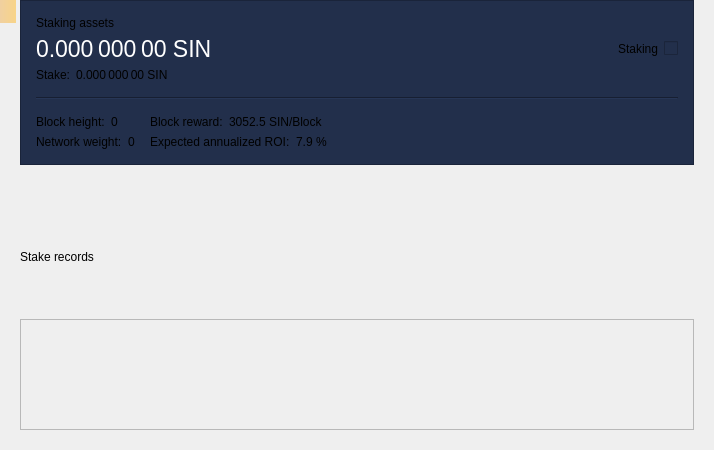
<?xml version="1.0" encoding="UTF-8"?>
<ui version="4.0">
 <class>StakePage</class>
 <widget class="QWidget" name="StakePage">
  <property name="geometry">
   <rect>
    <x>0</x>
    <y>0</y>
    <width>714</width>
    <height>450</height>
   </rect>
  </property>
  <property name="windowTitle">
   <string>Form</string>
  </property>
  <layout class="QVBoxLayout" name="verticalLayout_3">
   <property name="leftMargin">
    <number>20</number>
   </property>
   <property name="topMargin">
    <number>0</number>
   </property>
   <property name="rightMargin">
    <number>20</number>
   </property>
   <property name="bottomMargin">
    <number>20</number>
   </property>
   <item>
    <widget class="QFrame" name="frameStakeInfo">
     <property name="styleSheet">
      <string notr="true">background-color: #222F4B;</string>
     </property>
     <property name="frameShape">
      <enum>QFrame::StyledPanel</enum>
     </property>
     <property name="frameShadow">
      <enum>QFrame::Raised</enum>
     </property>
     <layout class="QVBoxLayout" name="verticalLayout">
      <property name="spacing">
       <number>15</number>
      </property>
      <property name="leftMargin">
       <number>15</number>
      </property>
      <property name="topMargin">
       <number>15</number>
      </property>
      <property name="rightMargin">
       <number>15</number>
      </property>
      <property name="bottomMargin">
       <number>15</number>
      </property>
      <item>
       <layout class="QGridLayout" name="gridLayout_2">
        <property name="spacing">
         <number>6</number>
        </property>
        <item row="1" column="0">
         <widget class="QLabel" name="labelAssets">
          <property name="font">
           <font>
            <pointsize>17</pointsize>
           </font>
          </property>
          <property name="cursor">
           <cursorShape>IBeamCursor</cursorShape>
          </property>
          <property name="toolTip">
           <string>Your current spendable balance</string>
          </property>
          <property name="styleSheet">
           <string notr="true">color: white;</string>
          </property>
          <property name="text">
           <string notr="true">0.000 000 00 SIN</string>
          </property>
          <property name="alignment">
           <set>Qt::AlignLeading|Qt::AlignLeft|Qt::AlignVCenter</set>
          </property>
          <property name="textInteractionFlags">
           <set>Qt::LinksAccessibleByMouse|Qt::TextSelectableByMouse</set>
          </property>
         </widget>
        </item>
        <item row="0" column="0">
         <widget class="QLabel" name="labelAssetsText">
          <property name="text">
           <string>Staking assets</string>
          </property>
          <property name="alignment">
           <set>Qt::AlignLeading|Qt::AlignLeft|Qt::AlignVCenter</set>
          </property>
         </widget>
        </item>
        <item row="1" column="2">
         <spacer name="horizontalSpacer_2">
          <property name="orientation">
           <enum>Qt::Horizontal</enum>
          </property>
          <property name="sizeHint" stdset="0">
           <size>
            <width>40</width>
            <height>20</height>
           </size>
          </property>
         </spacer>
        </item>
        <item row="4" column="0">
         <layout class="QHBoxLayout" name="horizontalLayout_5">
          <property name="spacing">
           <number>6</number>
          </property>
          <item>
           <widget class="QLabel" name="labelStakeText">
            <property name="sizePolicy">
             <sizepolicy hsizetype="Maximum" vsizetype="Preferred">
              <horstretch>0</horstretch>
              <verstretch>0</verstretch>
             </sizepolicy>
            </property>
            <property name="text">
             <string>Stake:</string>
            </property>
            <property name="alignment">
             <set>Qt::AlignLeading|Qt::AlignLeft|Qt::AlignVCenter</set>
            </property>
           </widget>
          </item>
          <item>
           <widget class="QLabel" name="labelStake">
            <property name="text">
             <string>0.000 000 00 SIN</string>
            </property>
            <property name="alignment">
             <set>Qt::AlignLeading|Qt::AlignLeft|Qt::AlignVCenter</set>
            </property>
            <property name="textInteractionFlags">
             <set>Qt::LinksAccessibleByMouse|Qt::TextSelectableByMouse</set>
            </property>
           </widget>
          </item>
          <item>
           <spacer name="horizontalSpacer_3">
            <property name="orientation">
             <enum>Qt::Horizontal</enum>
            </property>
            <property name="sizeType">
             <enum>QSizePolicy::Minimum</enum>
            </property>
            <property name="sizeHint" stdset="0">
             <size>
              <width>0</width>
              <height>0</height>
             </size>
            </property>
           </spacer>
          </item>
         </layout>
        </item>
        <item row="1" column="4">
         <widget class="QLabel" name="labelStaking">
          <property name="text">
           <string>Staking</string>
          </property>
         </widget>
        </item>
        <item row="1" column="5">
         <widget class="QSwitchControl" name="checkStake">
          <property name="enabled">
           <bool>false</bool>
          </property>
         </widget>
        </item>
       </layout>
      </item>
      <item>
       <widget class="Line" name="hLine">
        <property name="orientation">
         <enum>Qt::Horizontal</enum>
        </property>
       </widget>
      </item>
      <item>
       <layout class="QGridLayout" name="gridLayout">
        <property name="verticalSpacing">
         <number>6</number>
        </property>
        <item row="0" column="0">
         <layout class="QHBoxLayout" name="horizontalLayout">
          <property name="spacing">
           <number>6</number>
          </property>
          <item>
           <widget class="QLabel" name="labelHeightText">
            <property name="sizePolicy">
             <sizepolicy hsizetype="Maximum" vsizetype="Preferred">
              <horstretch>0</horstretch>
              <verstretch>0</verstretch>
             </sizepolicy>
            </property>
            <property name="text">
             <string>Block height:</string>
            </property>
            <property name="alignment">
             <set>Qt::AlignLeading|Qt::AlignLeft|Qt::AlignVCenter</set>
            </property>
           </widget>
          </item>
          <item>
           <widget class="QLabel" name="labelHeight">
            <property name="text">
             <string>0</string>
            </property>
            <property name="alignment">
             <set>Qt::AlignLeading|Qt::AlignLeft|Qt::AlignVCenter</set>
            </property>
            <property name="textInteractionFlags">
             <set>Qt::LinksAccessibleByMouse|Qt::TextSelectableByMouse</set>
            </property>
           </widget>
          </item>
          <item>
           <spacer name="horizontalSpacer_4">
            <property name="orientation">
             <enum>Qt::Horizontal</enum>
            </property>
            <property name="sizeType">
             <enum>QSizePolicy::Minimum</enum>
            </property>
            <property name="sizeHint" stdset="0">
             <size>
              <width>0</width>
              <height>0</height>
             </size>
            </property>
           </spacer>
          </item>
         </layout>
        </item>
        <item row="0" column="1">
         <layout class="QHBoxLayout" name="horizontalLayout_3">
          <property name="spacing">
           <number>6</number>
          </property>
          <item>
           <widget class="QLabel" name="labelRewardText">
            <property name="sizePolicy">
             <sizepolicy hsizetype="Maximum" vsizetype="Preferred">
              <horstretch>0</horstretch>
              <verstretch>0</verstretch>
             </sizepolicy>
            </property>
            <property name="text">
             <string>Block reward:</string>
            </property>
            <property name="alignment">
             <set>Qt::AlignLeading|Qt::AlignLeft|Qt::AlignVCenter</set>
            </property>
           </widget>
          </item>
          <item>
           <widget class="QLabel" name="labelReward">
            <property name="text">
             <string>3052.5 SIN/Block</string>
            </property>
            <property name="alignment">
             <set>Qt::AlignLeading|Qt::AlignLeft|Qt::AlignVCenter</set>
            </property>
            <property name="textInteractionFlags">
             <set>Qt::LinksAccessibleByMouse|Qt::TextSelectableByMouse</set>
            </property>
           </widget>
          </item>
          <item>
           <spacer name="horizontalSpacer_6">
            <property name="orientation">
             <enum>Qt::Horizontal</enum>
            </property>
            <property name="sizeType">
             <enum>QSizePolicy::Minimum</enum>
            </property>
            <property name="sizeHint" stdset="0">
             <size>
              <width>0</width>
              <height>0</height>
             </size>
            </property>
           </spacer>
          </item>
         </layout>
        </item>
        <item row="0" column="2" rowspan="2">
         <spacer name="horizontalSpacer">
          <property name="orientation">
           <enum>Qt::Horizontal</enum>
          </property>
          <property name="sizeHint" stdset="0">
           <size>
            <width>40</width>
            <height>20</height>
           </size>
          </property>
         </spacer>
        </item>
        <item row="1" column="0">
         <layout class="QHBoxLayout" name="horizontalLayout_2">
          <property name="spacing">
           <number>6</number>
          </property>
          <item>
           <widget class="QLabel" name="labelWeightText">
            <property name="sizePolicy">
             <sizepolicy hsizetype="Maximum" vsizetype="Preferred">
              <horstretch>0</horstretch>
              <verstretch>0</verstretch>
             </sizepolicy>
            </property>
            <property name="text">
             <string>Network weight:</string>
            </property>
            <property name="alignment">
             <set>Qt::AlignLeading|Qt::AlignLeft|Qt::AlignVCenter</set>
            </property>
           </widget>
          </item>
          <item>
           <widget class="QLabel" name="labelWeight">
            <property name="text">
             <string>0</string>
            </property>
            <property name="alignment">
             <set>Qt::AlignLeading|Qt::AlignLeft|Qt::AlignVCenter</set>
            </property>
            <property name="textInteractionFlags">
             <set>Qt::LinksAccessibleByMouse|Qt::TextSelectableByMouse</set>
            </property>
           </widget>
          </item>
          <item>
           <spacer name="horizontalSpacer_5">
            <property name="orientation">
             <enum>Qt::Horizontal</enum>
            </property>
            <property name="sizeType">
             <enum>QSizePolicy::Minimum</enum>
            </property>
            <property name="sizeHint" stdset="0">
             <size>
              <width>0</width>
              <height>0</height>
             </size>
            </property>
           </spacer>
          </item>
         </layout>
        </item>
        <item row="1" column="1">
         <layout class="QHBoxLayout" name="horizontalLayout_4">
          <property name="spacing">
           <number>6</number>
          </property>
          <item>
           <widget class="QLabel" name="labelROIText">
            <property name="sizePolicy">
             <sizepolicy hsizetype="Maximum" vsizetype="Preferred">
              <horstretch>0</horstretch>
              <verstretch>0</verstretch>
             </sizepolicy>
            </property>
            <property name="text">
             <string>Expected annualized ROI:</string>
            </property>
            <property name="alignment">
             <set>Qt::AlignLeading|Qt::AlignLeft|Qt::AlignVCenter</set>
            </property>
           </widget>
          </item>
          <item>
           <widget class="QLabel" name="labelROI">
            <property name="text">
             <string>7.9 %</string>
            </property>
            <property name="alignment">
             <set>Qt::AlignLeading|Qt::AlignLeft|Qt::AlignVCenter</set>
            </property>
            <property name="textInteractionFlags">
             <set>Qt::LinksAccessibleByMouse|Qt::TextSelectableByMouse</set>
            </property>
           </widget>
          </item>
          <item>
           <spacer name="horizontalSpacer_7">
            <property name="orientation">
             <enum>Qt::Horizontal</enum>
            </property>
            <property name="sizeType">
             <enum>QSizePolicy::Minimum</enum>
            </property>
            <property name="sizeHint" stdset="0">
             <size>
              <width>0</width>
              <height>0</height>
             </size>
            </property>
           </spacer>
          </item>
         </layout>
        </item>
       </layout>
      </item>
     </layout>
    </widget>
   </item>
   <item>
    <spacer name="verticalSpacer">
     <property name="orientation">
      <enum>Qt::Vertical</enum>
     </property>
     <property name="sizeType">
      <enum>QSizePolicy::Fixed</enum>
     </property>
     <property name="sizeHint" stdset="0">
      <size>
       <width>20</width>
       <height>30</height>
      </size>
     </property>
    </spacer>
   </item>
   <item>
    <widget class="QLabel" name="labelRecordsText">
     <property name="text">
      <string>Stake records</string>
     </property>
    </widget>
   </item>
   <item>
    <widget class="QFrame" name="frameStakeRecords">
     <property name="frameShape">
      <enum>QFrame::StyledPanel</enum>
     </property>
     <property name="frameShadow">
      <enum>QFrame::Raised</enum>
     </property>
     <layout class="QVBoxLayout" name="verticalLayout_2">
      <property name="leftMargin">
       <number>0</number>
      </property>
      <property name="topMargin">
       <number>0</number>
      </property>
      <property name="rightMargin">
       <number>0</number>
      </property>
      <property name="bottomMargin">
       <number>0</number>
      </property>
     </layout>
    </widget>
   </item>
  </layout>
  <widget class="QLabel" name="labelAlerts">
   <property name="geometry">
    <rect>
     <x>0</x>
     <y>0</y>
     <width>16</width>
     <height>23</height>
    </rect>
   </property>
   <property name="visible">
    <bool>false</bool>
   </property>
   <property name="styleSheet">
    <string notr="true">QLabel { background-color: qlineargradient(x1: 0, y1: 0, x2: 1, y2: 0, stop:0 #F0D0A0, stop:1 #F8D488); color:#000000; }</string>
   </property>
   <property name="wordWrap">
    <bool>true</bool>
   </property>
   <property name="margin">
    <number>3</number>
   </property>
   <property name="textInteractionFlags">
    <set>Qt::TextSelectableByMouse</set>
   </property>
  </widget>
 </widget>
 <customwidgets>
  <customwidget>
   <class>QSwitchControl</class>
   <extends>QCheckBox</extends>
   <header>qt/qswitchcontrol.h</header>
  </customwidget>
 </customwidgets>
 <resources/>
 <connections/>
</ui>
